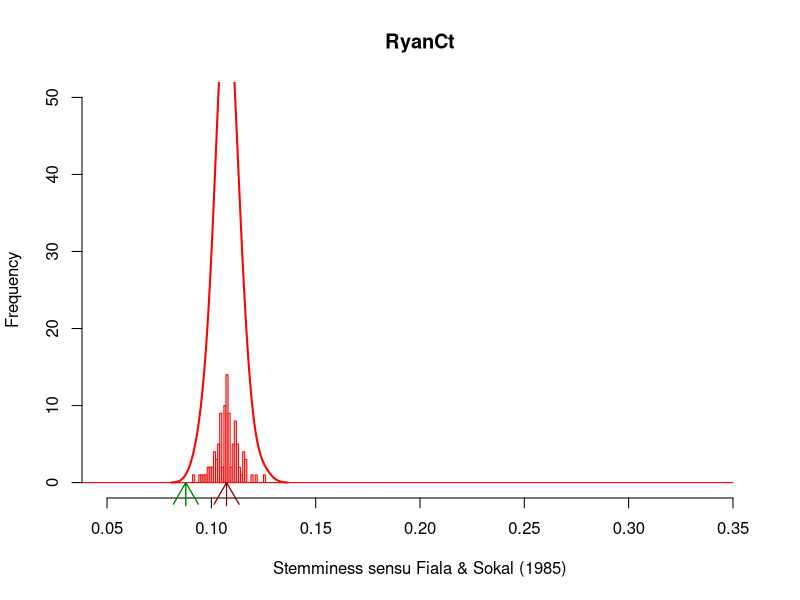

R code for this plot:
treestats <- read.table("treestats-jackknife-NF118Sr2b-RyanCt.tsv",header=TRUE,sep="\t");
truedata <- read.table("treestats-truedata.rooting.tsv",header=TRUE,sep="\t");
title <- 'Stemminess sensu Fiala & Sokal (1985)';
breaks <- seq(from = 0, to = 0.35, by = 0.001);

# primers: F04R22, NF118Sr2b
# sites: BayfrontPark, BelleairBlvd, RyanCt, ShellfishLab
# NOTE: RyanCt has more taxa post than pre, so jackknifing should be inverted

reps <- subset(treestats, site == 'RyanCt' & primer == 'NF118Sr2b');

hist(reps$fiala_stemminess, xlim=range(0.05,0.35), ylim=range(0,50), breaks = breaks, border = 'red', main = 'RyanCt', xlab = title);
lines(density(reps$fiala_stemminess, adjust=2), col="red", lwd=2);

# midroot (pre)
arrows(0.087856522817098, -3, 0.087856522817098, 0, code = 2, col = 'green', xpd = TRUE);

# outroot (pre)
arrows(0.0877127409976452, -3, 0.0877127409976452, 0, code = 2, col = 'darkgreen', xpd = TRUE);

# midroot (post)
arrows(0.107314433566728, -3, 0.107314433566728, 0, code = 2, col = 'red', xpd = TRUE);

# outroot (post)
arrows(0.107262593036686, -3, 0.107262593036686, 0, code = 2, col = 'darkred', xpd = TRUE);
